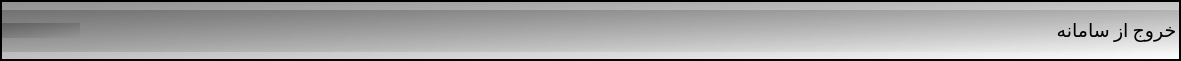
     <widget class="QFrame" name="frame_3">
      <property name="geometry">
       <rect>
        <x>10</x>
        <y>220</y>
        <width>1181</width>
        <height>61</height>
       </rect>
      </property>
      <property name="styleSheet">
       <string notr="true">background-color: qlineargradient(spread:pad, x1:0, y1:0, x2:1, y2:1, stop:0 rgba(0, 0, 0, 64), stop:1 rgba(255, 255, 255, 0));</string>
      </property>
      <property name="frameShape">
       <enum>QFrame::Box</enum>
      </property>
      <property name="frameShadow">
       <enum>QFrame::Plain</enum>
      </property>
      <property name="lineWidth">
       <number>2</number>
      </property>
      <widget class="QWidget" name="layoutWidget">
       <property name="geometry">
        <rect>
         <x>0</x>
         <y>10</y>
         <width>1181</width>
         <height>42</height>
        </rect>
       </property>
       <layout class="QHBoxLayout" name="horizontalLayout_3">
        <item>
         <widget class="QLabel" name="time">
          <property name="minimumSize">
           <size>
            <width>80</width>
            <height>15</height>
           </size>
          </property>
          <property name="maximumSize">
           <size>
            <width>80</width>
            <height>15</height>
           </size>
          </property>
          <property name="font">
           <font>
            <pointsize>10</pointsize>
            <weight>75</weight>
            <bold>true</bold>
           </font>
          </property>
          <property name="text">
           <string/>
          </property>
         </widget>
        </item>
        <item>
         <spacer name="horizontalSpacer">
          <property name="orientation">
           <enum>Qt::Horizontal</enum>
          </property>
          <property name="sizeHint" stdset="0">
           <size>
            <width>40</width>
            <height>20</height>
           </size>
          </property>
         </spacer>
        </item>
        <item>
         <widget class="QPushButton" name="logout">
          <property name="font">
           <font>
            <family>Calibri</family>
            <pointsize>14</pointsize>
           </font>
          </property>
          <property name="cursor">
           <cursorShape>PointingHandCursor</cursorShape>
          </property>
          <property name="layoutDirection">
           <enum>Qt::LeftToRight</enum>
          </property>
          <property name="styleSheet">
           <string notr="true">background-color: qlineargradient(spread:pad, x1:0, y1:0, x2:1, y2:1, stop:0 rgba(0, 0, 0, 0), stop:1 rgba(255, 255, 255, 0));
background-color: qlineargradient(spread:pad, x1:0, y1:0, x2:1, y2:1, stop:1 rgba(0, 0, 0, 30));</string>
          </property>
          <property name="text">
           <string>خروج از سامانه</string>
          </property>
          <property name="icon">
           <iconset resource="resources.qrc">
            <normaloff>:/files/icons8_shutdown_64px.png</normaloff>:/files/icons8_shutdown_64px.png</iconset>
          </property>
          <property name="iconSize">
           <size>
            <width>25</width>
            <height>25</height>
           </size>
          </property>
          <property name="flat">
           <bool>true</bool>
          </property>
         </widget>
        </item>
       </layout>
      </widget>
     </widget>
